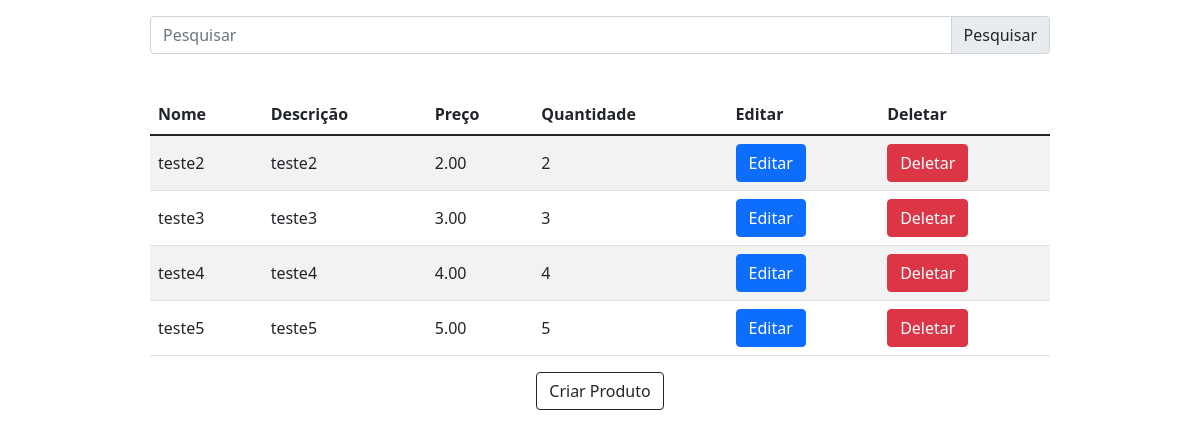
The app's page /, older data.
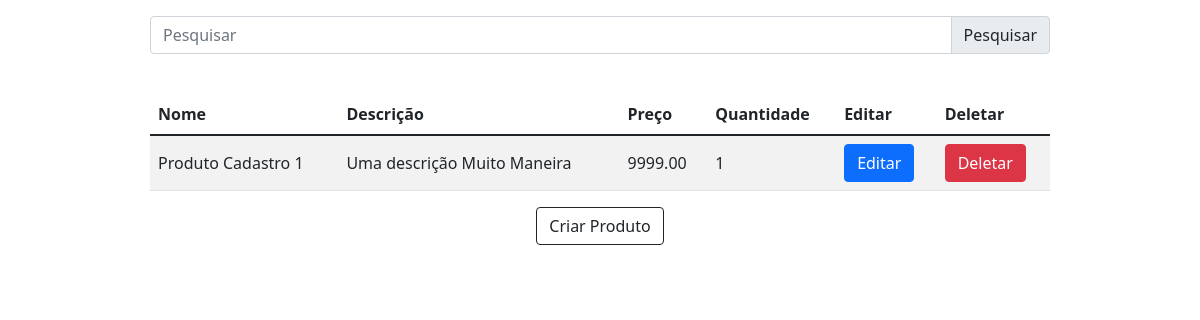
The same page, newer data.
### products/models.py (models this page shows, shortened)
class Product(models.Model):
    name = models.CharField(max_length=50)
    description = models.CharField(max_length=200)
    price = models.DecimalField(max_digits=9, decimal_places=2)
    quantity = models.IntegerField()

### products/views/views.py (the view)
# urls.py: path('', read_products, name='read_products'),
def read_products(request: WSGIRequest):
    render_lambda = lambda products: render(request, 'products.html', {'products':products})
    search_param = request.GET.get('search', None)
    if search_param:
        products = Product.objects.filter(name__contains=search_param)
    else:
        products = Product.objects.all()
    return render_lambda(products)

### products/templates/products.html (shortened to what this page needs)
<!DOCTYPE html>
<html lang="pt-br">
<head>
    <link href="https://cdn.jsdelivr.net/npm/bootstrap@5.1.3/dist/css/bootstrap.min.css" rel="stylesheet">
</head>
<body>
    <div class="root-input-group">
        <form method="GET" class="input-group contentAll">
            <input
                type="text"
                placeholder="Pesquisar"
                name="search"
                class="form-control"
            />
            <button type="submit" class="input-group-text search_input" id="inputGroup-sizing-sm">Pesquisar</button>
        </form>
    </div>
    <div class="table-root">
        <table class="table table-striped table-hover align-middle contentAll">
            <thead>
                <tr>
                    <th>Nome</th>
                    <th>Descrição</th>
                    <th>Preço</th>
                    <th>Quantidade</th>
                    <th>Editar</th>
                    <th>Deletar</th>
                </tr>
            </thead>
            <tbody>
                {% for product in products %}
                    <tr>
                        <td>{{ product.name }}</td>
                        <td>{{ product.description }}</td>
                        <td>{{ product.price }}</td>
                        <td>{{ product.quantity }}</td>
                        <td>
                            <a href="{% url 'update_products' product.id %}" class="btn btn-primary">Editar</a>
                        </td>
                        <td>
                            <a href="{% url 'delete_products' product.id %}" class="btn btn-danger">Deletar</a>
                        </td>
                    </tr>
                {% endfor %}
            </tbody>
        </table>
    </div>
    <div class="create-container">
        <a href="{% url 'create_products'%}" class="btn btn-outline-dark">Criar Produto</a>
    </div>
</body>
</html>

### products/templates/products.html (style rules this page uses)
.table-root { display: flex; flex-direction: column; width: 100%; align-items: center; justify-content: center; margin-top: 24px; }
.create-container { display: flex; width: 100%; align-items: center; justify-content: center; }
.root-input-group { padding: 16px; width: 100%; display: flex; flex-direction: row; justify-content: center; align-items: center; }
.contentAll { width: 100%; max-width: 900px; }

Row changes from the older to the newer data that the page shows:
removed Product: name "teste2", description "teste2", price "2.00", quantity "2"
removed Product: name "teste3", description "teste3", price "3.00", quantity "3"
removed Product: name "teste4", description "teste4", price "4.00", quantity "4"
removed Product: name "teste5", description "teste5", price "5.00", quantity "5"
added Product: name "Produto Cadastro 1", description "Uma descrição Muito Maneira", price "9999.00", quantity "1"
